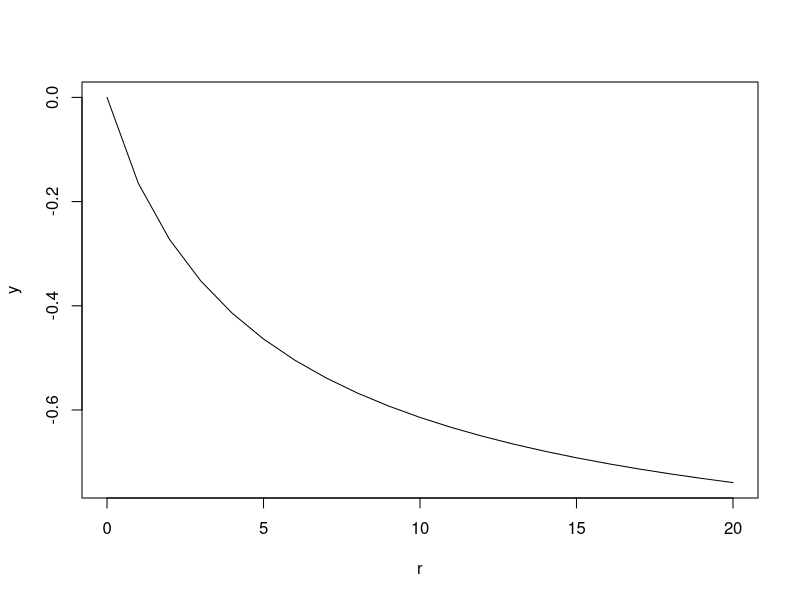

Source code (R): (Note: this script raises an error after producing the figure.)
library(data.table)
library(ggplot2)

theme_set(theme_bw())

hill <- function(r, gamma, zeta, eta) {
  -gamma * exp(zeta) * r^eta / (1 + exp(zeta) * r^eta)
}

# Plot results from the longitudinal model
{
  hatGamma <- 0.95
  hatZeta <- -1.56
  hatEta <- 0.94

  r <- seq(0, 20)
  y <- hill(r, hatGamma, hatZeta, hatEta)
  plot(r, y, type = "l")
}


# Prior simulations -------------------------------------------------------
{
  n_draws <- 5e3
  gamma <- abs(rnorm(n_draws, 0, 0.1))
  zeta <- rnorm(n_draws, -0.222, 0.1)
  eta <- abs(rnorm(n_draws, 0.94, 0.1))

  r <- seq(0, 20)
  y <- sapply(1:n_draws, function(i) hill(r, gamma[i], zeta[i], eta[i]))
  p <- c(0.025, 0.10, 0.25, 0.5, 0.75, 0.90, 0.975)
  dt_rho <- as.data.table(t(apply(y, 1, function(.x) quantile2(.x, probs = p))))
  dt_rho$r <- r

  ggplot(dt_rho, aes(r, q50)) +
    geom_line(col = 4) +
    geom_ribbon(aes(ymin = q25, ymax = q75), alpha = 0.3, fill = 4) +
    geom_ribbon(aes(ymin = q10, ymax = q90), alpha = 0.3, fill = 4) +
    geom_ribbon(aes(ymin = q2.5, ymax = q97.5), alpha = 0.3, fill = 4)
}
